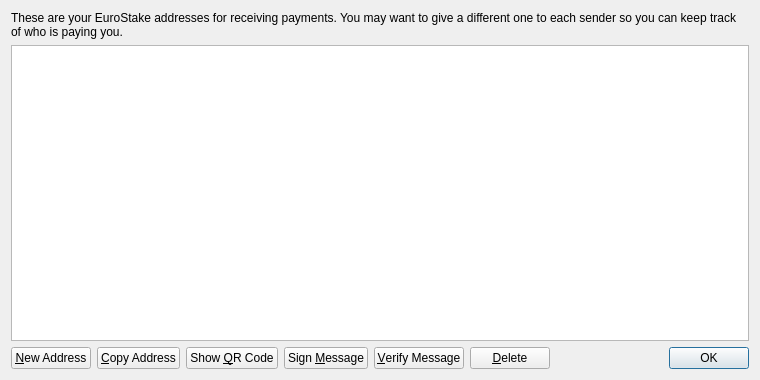
<?xml version="1.0" encoding="UTF-8"?>
<ui version="4.0">
 <class>AddressBookPage</class>
 <widget class="QWidget" name="AddressBookPage">
  <property name="geometry">
   <rect>
    <x>0</x>
    <y>0</y>
    <width>760</width>
    <height>380</height>
   </rect>
  </property>
  <property name="windowTitle">
   <string>Address Book</string>
  </property>
  <layout class="QVBoxLayout" name="verticalLayout">
   <item>
    <widget class="QLabel" name="labelExplanation">
     <property name="text">
      <string>These are your EuroStake addresses for receiving payments. You may want to give a different one to each sender so you can keep track of who is paying you.</string>
     </property>
     <property name="textFormat">
      <enum>Qt::PlainText</enum>
     </property>
     <property name="wordWrap">
      <bool>true</bool>
     </property>
    </widget>
   </item>
   <item>
    <widget class="QTableView" name="tableView">
     <property name="contextMenuPolicy">
      <enum>Qt::CustomContextMenu</enum>
     </property>
     <property name="toolTip">
      <string>Double-click to edit address or label</string>
     </property>
     <property name="tabKeyNavigation">
      <bool>false</bool>
     </property>
     <property name="alternatingRowColors">
      <bool>true</bool>
     </property>
     <property name="selectionMode">
      <enum>QAbstractItemView::SingleSelection</enum>
     </property>
     <property name="selectionBehavior">
      <enum>QAbstractItemView::SelectRows</enum>
     </property>
     <property name="sortingEnabled">
      <bool>true</bool>
     </property>
     <attribute name="verticalHeaderVisible">
      <bool>false</bool>
     </attribute>
    </widget>
   </item>
   <item>
    <layout class="QHBoxLayout" name="horizontalLayout">
     <item>
      <widget class="QPushButton" name="newAddressButton">
       <property name="toolTip">
        <string>Create a new address</string>
       </property>
       <property name="text">
        <string>&amp;New Address</string>
       </property>
       <property name="icon">
        <iconset resource="../bitcoin.qrc">
         <normaloff>:/icons/add</normaloff>:/icons/add</iconset>
       </property>
      </widget>
     </item>
     <item>
      <widget class="QPushButton" name="copyToClipboard">
       <property name="toolTip">
        <string>Copy the currently selected address to the system clipboard</string>
       </property>
       <property name="text">
        <string>&amp;Copy Address</string>
       </property>
       <property name="icon">
        <iconset resource="../bitcoin.qrc">
         <normaloff>:/icons/editcopy</normaloff>:/icons/editcopy</iconset>
       </property>
      </widget>
     </item>
     <item>
      <widget class="QPushButton" name="showQRCode">
       <property name="text">
        <string>Show &amp;QR Code</string>
       </property>
       <property name="icon">
        <iconset resource="../bitcoin.qrc">
         <normaloff>:/icons/qrcode</normaloff>:/icons/qrcode</iconset>
       </property>
      </widget>
     </item>
     <item>
      <widget class="QPushButton" name="signMessage">
       <property name="toolTip">
        <string>Sign a message to prove you own a EuroStake address</string>
       </property>
       <property name="text">
        <string>Sign &amp;Message</string>
       </property>
       <property name="icon">
        <iconset resource="../bitcoin.qrc">
         <normaloff>:/icons/edit</normaloff>:/icons/edit</iconset>
       </property>
      </widget>
     </item>
     <item>
      <widget class="QPushButton" name="verifyMessage">
       <property name="toolTip">
        <string>Verify a message to ensure it was signed with a specified EuroStake address</string>
       </property>
       <property name="text">
        <string>&amp;Verify Message</string>
       </property>
       <property name="icon">
        <iconset resource="../bitcoin.qrc">
         <normaloff>:/icons/transaction_0</normaloff>:/icons/transaction_0</iconset>
       </property>
      </widget>
     </item>
     <item>
      <widget class="QPushButton" name="deleteButton">
       <property name="toolTip">
        <string>Delete the currently selected address from the list</string>
       </property>
       <property name="text">
        <string>&amp;Delete</string>
       </property>
       <property name="icon">
        <iconset resource="../bitcoin.qrc">
         <normaloff>:/icons/remove</normaloff>:/icons/remove</iconset>
       </property>
      </widget>
     </item>
     <item>
      <spacer name="horizontalSpacer">
       <property name="orientation">
        <enum>Qt::Horizontal</enum>
       </property>
       <property name="sizeHint" stdset="0">
        <size>
         <width>40</width>
         <height>20</height>
        </size>
       </property>
      </spacer>
     </item>
     <item>
      <widget class="QDialogButtonBox" name="buttonBox">
       <property name="sizePolicy">
        <sizepolicy hsizetype="Maximum" vsizetype="Fixed">
         <horstretch>0</horstretch>
         <verstretch>0</verstretch>
        </sizepolicy>
       </property>
       <property name="standardButtons">
        <set>QDialogButtonBox::Ok</set>
       </property>
      </widget>
     </item>
    </layout>
   </item>
  </layout>
 </widget>
 <resources>
  <include location="../bitcoin.qrc"/>
 </resources>
 <connections/>
</ui>
